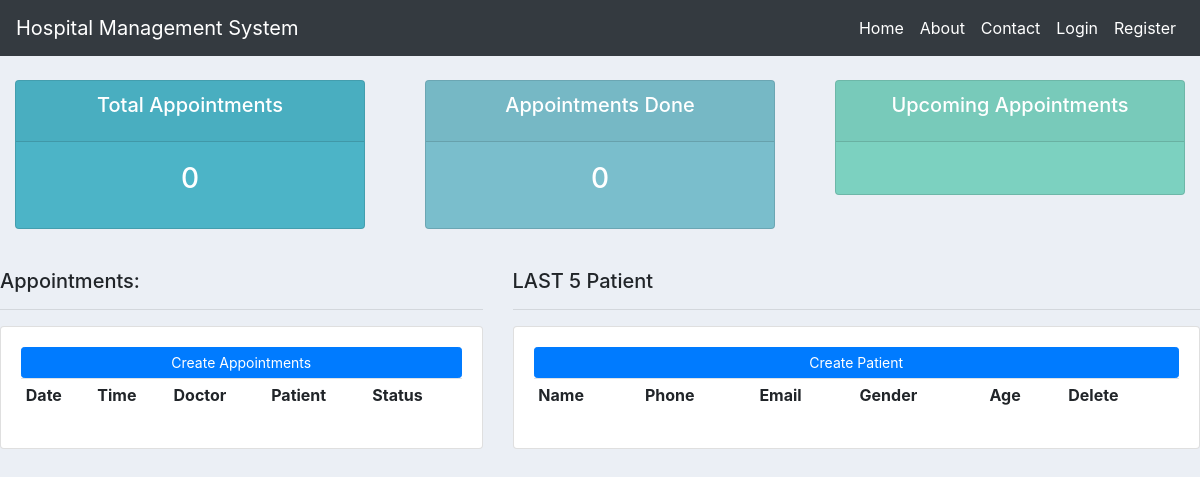
The app's page /dashboard/, older data.
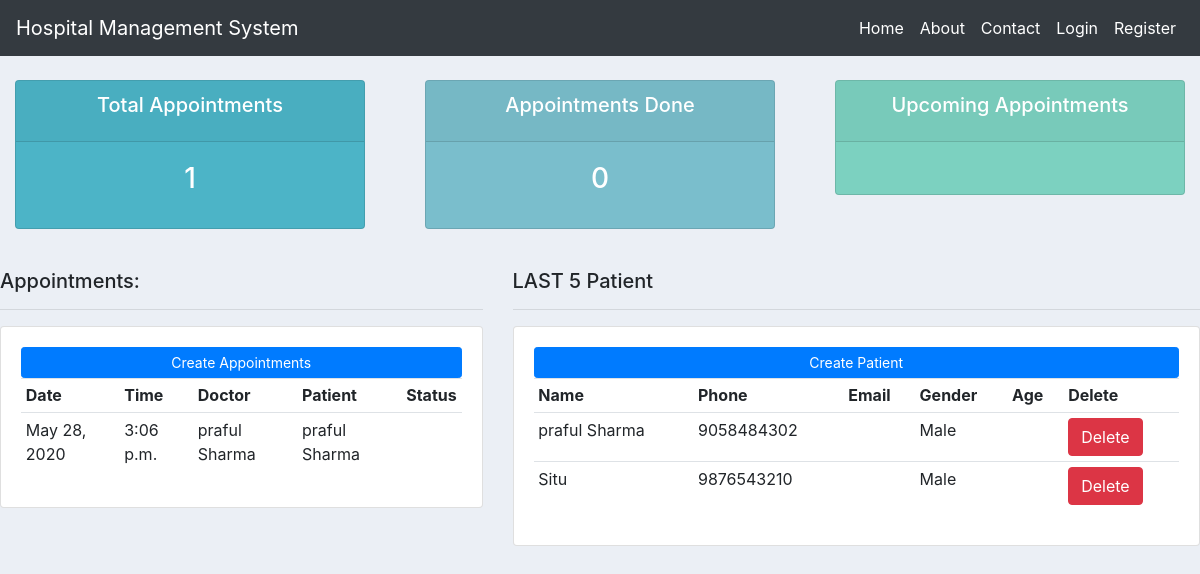
The same page, newer data.
### hospital/models.py (models this page shows, shortened)
class Appointment(models.Model):
    doctor = models.ForeignKey(Doctor, on_delete=models.CASCADE)
    patient = models.ForeignKey(Patient, on_delete=models.CASCADE)
    date = models.DateField()
    time = models.TimeField()
    status = models.CharField(max_length=10)

class Doctor(models.Model):
    name = models.CharField(max_length=50)
    mobile = models.ImageField()
    specialization = models.CharField(max_length=50)
    def __str__(self):
        return self.name

class Patient(models.Model):
    name = models.CharField(max_length=50)
    gender = models.CharField(max_length=10)
    mobile = models.ImageField(null=True)
    age = models.CharField(max_length=5)
    email = models.CharField(max_length=50)
    address = models.CharField(max_length=150)
    def __str__(self):
        return self.name

### hospital/views.py (the view)
# urls.py: path('dashboard/', dashboard, name='dashboard'),
def dashboard(request):
    appointment = Appointment.objects.all()
    patient = Patient.objects.all()
    pending = 0
    completed = 0
    total = 0
    for i in appointment:
        total += 1
        if i.status == 'Completed':
            completed += 1
        if i.status == 'Pending':
            pending += 1
    x = {'appointment': appointment, 'patient': patient, 'completed': completed, 'pending': pending, 'total': total}
    return render(request, 'dashboard.html', x)

### hospital/templates/dashboard.html
{% extends 'navigationBar.html' %}
{% load static %}
{% block body %}
    {% include 'status.html' %}
    <br>
    <div class="row">
        <div class="col-md-5">
            <h5>Appointments:</h5>
            <hr>
            <div class="card card-body">
                <a class="btn btn-primary  btn-sm btn-block" href="{% url 'add_appointment' %}">Create Appointments</a>
                <table class="table table-sm">
                    <tr>
                        <th>Date</th>
                        <th>Time</th>
                        <th>Doctor</th>
                        <th>Patient</th>
                        <th>Status</th>
                    </tr>
                    {% for i in appointment %}
                        <tr>
                            <td>{{ i.date }}</td>
                            <td>{{ i.time }}</td>
                            <td>{{ i.doctor }}</td>
                            <td>{{ i.patient }}</td>
                            <td>{{ i.status }}</td>
                        </tr>
                    {% endfor %}
                </table>
            </div>
        </div>
        <div class="col-md-7">
            <h5>LAST 5 Patient</h5>
            <hr>
            <div class="card card-body">
                <a class="btn btn-primary  btn-sm btn-block" href="{% url 'add_patient' %}">Create Patient</a>
                <table class="table table-sm">
                    <tr>
                        <th>Name</th>
                        <th>Phone</th>
                        <th>Email</th>
                        <th>Gender</th>
                        <th>Age</th>
                        <th>Delete</th>
                    </tr>
                    {% for i in patient %}
                        <tr>
                            <td>{{ i.name }}</td>
                            <td>{{ i.mobile }}</td>
                            <td>{{ i.email }}</td>
                            <td>{{ i.gender }}</td>
                            <td>{{ i.age }}</td>
                            <td><a href="{% url 'delete_patient' i.id %}"
                                   onclick="return confirm('Are you really want to Delete?')" class="btn btn-danger">Delete</a>
                            </td>
                        </tr>
                    {% endfor %}
                </table>
            </div>
        </div>
    </div>
{% endblock %}

### hospital/templates/navigationBar.html (shortened to what this page needs)
<!DOCTYPE html>
<html lang="en">
<head>
    {% load static %}
    <link rel="stylesheet" href="https://use.fontawesome.com/3ff8b24a5b.css">
    <link rel="stylesheet" href="https://maxcdn.bootstrapcdn.com/bootstrap/4.5.0/css/bootstrap.min.css">
    <link rel="stylesheet" type="text/css" href="{% static 'css/Style.css' %}">
    <link rel="stylesheet" href="https://cdn.datatables.net/1.10.21/css/jquery.dataTables.min.css">
    <link rel="stylesheet" href="https://cdn.datatables.net/buttons/1.6.2/css/buttons.dataTables.min.css">
</head>
<body>
<nav class="navbar navbar-expand-sm bg-dark navbar-dark">
    <a class="navbar-brand" href="{% url 'home' %}">Hospital Management System</a>
    <div class="collapse navbar-collapse" id="myMenu">
        <ul class="navbar-nav text-center ml-auto">
            {% if user.is_authenticated %}
                {% if not user.is_superuser %}
                    {% if user.is_staff %}
                        <li class="nav-item"><a class="nav-link" href="{% url 'home' %}">Home</a></li>
                        <li class="nav-item"><a class="nav-link" href="{% url 'home' %}">Profile</a></li>
                        <li class="nav-item"><a class="nav-link" href="{% url 'doc_appointment' %}">Appointments</a></li>
                        <li class="nav-item"><a class="nav-link" href="#">Prescription</a></li>
                        <li class="nav-item dropdown"><a class="nav-link" href="{% url 'logout' %}">Logout</a></li>
                    {% else %}
                        <li class="nav-item"><a class="nav-link" href="{% url 'home' %}">Home</a></li>
                        <li class="nav-item"><a class="nav-link" href="{% url 'home' %}">Your Appointments</a></li>
                        <li class="nav-item"><a class="nav-link" href="{% url 'about' %}">Invoice Payments</a></li>
                        <li class="nav-item"><a class="nav-link" href="{% url 'contact' %}">Profile</a></li>
                        <li class="nav-item"><a class="nav-link" href="{% url 'contact' %}">Medical History</a></li>
                        <li class="nav-item dropdown"><a class="nav-link" href="{% url 'logout' %}">Logout</a></li>
                    {% endif %}
                {% endif %}
            {% else %}
                <li class="nav-item"><a class="nav-link" href="{% url 'home' %}">Home</a></li>
                <li class="nav-item"><a class="nav-link" href="{% url 'about' %}">About</a></li>
                <li class="nav-item"><a class="nav-link" href="{% url 'contact' %}">Contact</a></li>
                <li class="nav-item"><a class="nav-link" href="{% url 'login' %}">Login</a></li>
                <li class="nav-item"><a class="nav-link" href="{% url 'register' %}">Register</a></li>
            {% endif %}
        </ul>
    </div>
</nav>
{% block body %}
{% endblock %}
</body>
</html>

### hospital/templates/status.html (shortened to what this page needs)
<br>
<div class="row">
	<div class="col">
		<div class="col-md">
			<div class="card text-center text-white  mb-3" id="total-orders">
			  	<div class="card-header">
			  		<h5 class="card-title">Total Appointments</h5>
			  	</div>
			  	<div class="card-body">
			    	<h3 class="card-title">{{ total }}</h3>
			  	</div>
			</div>
		</div>
	</div>
	<div class="col">
		<div class="col-md">
			<div class="card text-center text-white  mb-3" id="orders-delivered">
			  	<div class="card-header">
			  		<h5 class="card-title">Appointments Done</h5>
			  	</div>
			  	<div class="card-body">
			    	<h3 class="card-title">{{ completed }}</h3>
			  	</div>
			</div>
		</div>
	</div>
	<div class="col">
		<div class="col-md">
			<div class="card text-center text-white  mb-3" id="orders-pending">
			  	<div class="card-header">
			  		<h5 class="card-title">Upcoming Appointments</h5>
			  	</div>
			  	<div class="card-body">
			  	</div>
			</div>
		</div>
	</div>
</div>

### hospital/static/css/Style.css (style rules this page uses)
.nav-link { color: white !important; }

### hospital/templates/navigationBar.html (style rules this page uses)
body { background-color: #ebeff5; }
#total-orders { background-color: #4cb4c7; }
#orders-delivered { background-color: #7abecc; }
#orders-pending { background-color: #7CD1C0; }

Row changes from the older to the newer data that the page shows:
added Appointment: date "May 28, 2020", time "3:06 p.m.", doctor "praful Sharma", patient "praful Sharma"
added Patient: name "praful Sharma", mobile "9058484302", gender "Male"
added Patient: name "Situ", mobile "9876543210", gender "Male"
Text that changed along with them:
{{ total }}: "0" → "1"
